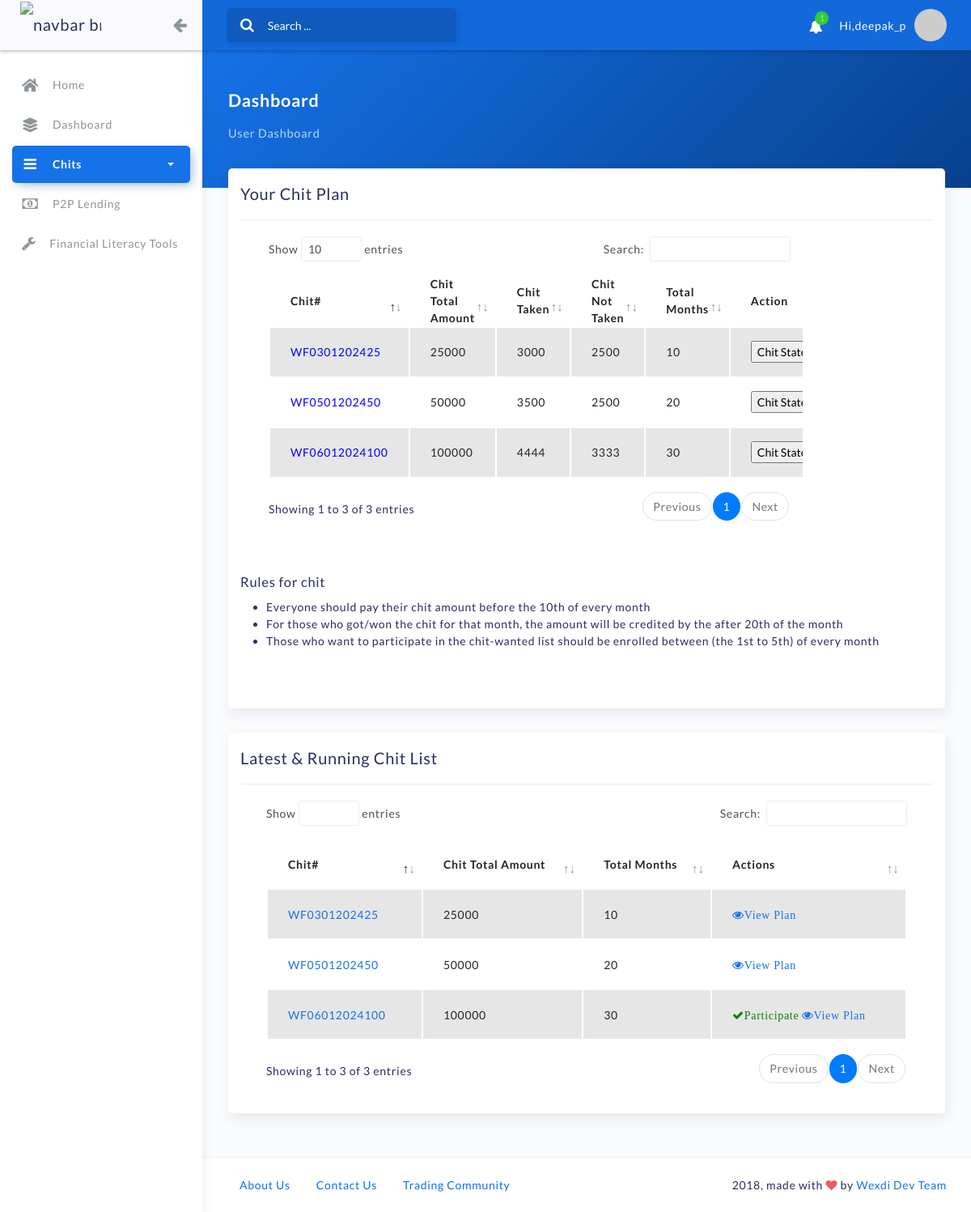
Page /dashboard (signed in) on the committed database.
### chit/models.py (models this page shows, shortened)
class CustomerChitPlan(models.Model):
  customer_chit_details = models.ForeignKey(ChitDetails,on_delete=models.CASCADE)
  customer_name = models.ForeignKey(User,on_delete=models.CASCADE)
  category = models.CharField(max_length=100, choices=CAT, default="Customer", blank=True)

class ChitDetails(models.Model):
  chit_name = models.CharField(max_length=255)
  chit_total_amt = models.CharField(max_length=255)
  chit_taken_amt = models.CharField(max_length=255)
  chit_nottaken_amt = models.CharField(max_length=255)
  chit_isactive = models.BooleanField('Chit Status', default=False)
  chit_total_month_count = models.CharField(max_length=255,blank=True)
  chit_start_from = models.CharField(max_length=255,blank=True)
  chit_duedate_month = models.CharField(max_length=255,blank=True)
  chit_disbursedate_month = models.CharField(max_length=255,blank=True)
  chit_enrolldate_month = models.CharField(max_length=255,blank=True)

### home/views.py (the view)
# urls.py: path('dashboard',views.dashboard,name="dashboard"),
@login_required(login_url="my-login")
def dashboard(request):
    context = {}
    chit_det_obj = CustomerChitPlan.objects.filter(customer_name__id=request.user.id)
    admin_chit_det_obj = CustomerChitPlan.objects.filter(category="Management")
    chit_det_obj_all = ChitDetails.objects.filter(chit_isactive=True)
    chit_count_dict = {}
    for cdo in chit_det_obj_all:
        get_count = CustomerChitPlan.objects.filter(customer_chit_details=cdo)
        chit_count_dict[cdo.id] = len(get_count)
    plan_details_dict = {}
    for cdo in chit_det_obj:
        obj = MonthWiseChitDetails.objects.filter(chit_details__id=cdo.customer_chit_details.id)
        plan_details_dict[cdo.customer_chit_details.id] = obj
    plan_details_dict_all = {}
    for cdo in chit_det_obj_all:
        obj = MonthWiseChitDetails.objects.filter(chit_details__id=cdo.id)
        plan_details_dict_all[cdo.id] = obj
    user_count_obj = User.objects.all().count()
    ie_obj = IncomeExpenses.objects.all()
    income_list = []
    expense_list = []
    for ieo in ie_obj:
        income_list.append(ieo.income)
        expense_list.append(ieo.expense)
    income_total = 0
    expense_total = 0
    for ele in range(0, len(income_list)):
        income_total = income_total + income_list[ele]
    for ele in range(0, len(expense_list)):
        expense_total = expense_total + expense_list[ele]
    subscriber_obj_count = UserSocialAuth.objects.all().count()
    lspin_obj = LotterySpinList.objects.latest('id')
    ccpd_obj = CustomerChitPaymentDetails.objects.all()
    statement_user_payment = CustomerChitPaymentDetails.objects.filter(customer_details__id=request.user.id)
    user_cpn_obj = ChitPaymentNotification.objects.filter(is_active=True,user_of_chit__id=request.user.id)
    user_cpn_obj_count = len(user_cpn_obj)
    cpn_obj = ChitPaymentNotification.objects.filter(is_active=True)
    context = {"statement_user_payment":statement_user_payment,
                "user_cpn_obj_count":user_cpn_obj_count,
                "user_cpn_obj":user_cpn_obj,
                "cpn_obj":cpn_obj,
                "admin_chit_det_obj":admin_chit_det_obj,
                "ccpd_obj":ccpd_obj,
                "lspin_obj":lspin_obj,
                "subscriber_obj_count":subscriber_obj_count,
                "income":income_total,
                "expense":expense_total,
                "user_count_obj":user_count_obj,
                "chit_det_obj_all_count":chit_det_obj_all.count(),
                'chit_det_obj':chit_det_obj,
                'chit_count_dict':chit_count_dict,
                'plan_details_dict':plan_details_dict,
                'chit_det_obj_all':chit_det_obj_all,
                'plan_details_dict_all':plan_details_dict_all}
    return render(request, 'home/index.html',context)

### home/templates/home/index.html
{% extends "home/base.html" %}
{% block content %}
{% if request.user.is_superuser %}
{% include 'home/admin_dashboard.html' %}
{% else %}
{% include 'home/user_dashboard.html' %}
{% endif %}
{% endblock %}

### home/templates/home/nav.html (shortened to what this page needs)
<nav class="navbar navbar-header navbar-expand-lg" data-background-color="blue2">
    <div class="container-fluid">
        <div class="collapse" id="search-nav">
            <form class="navbar-left navbar-form nav-search mr-md-3">
                <div class="input-group">
                    <div class="input-group-prepend">
                        <button type="submit" class="btn btn-search pr-1">
                        <i class="fa fa-search search-icon"></i>
                        </button>
                    </div>
                    <input type="text" placeholder="Search ..." class="form-control">
                </div>
            </form>
        </div>
        <ul class="navbar-nav topbar-nav ml-md-auto align-items-center">
            {% if user.is_authenticated %}
            <li class="nav-item dropdown hidden-caret">
                <a class="nav-link dropdown-toggle" href="#" id="notifDropdown" role="button" data-toggle="dropdown" aria-haspopup="true" aria-expanded="false">
                <i class="fa fa-bell"></i>
                <span class="notification">{{user_cpn_obj_count}}</span>
                </a>
            </li>
            <li class="nav-item dropdown hidden-caret">
               <font color=white> Hi,{{request.user}}</font>
            </li>
            <li class="nav-item dropdown hidden-caret">
                <a class="dropdown-toggle profile-pic" data-toggle="dropdown" href="#" aria-expanded="false">
                    <div class="avatar-sm">
                        <img src="https://via.placeholder.com/50" alt="..." class="avatar-img rounded-circle">
                    </div>
                </a>
            {% endif %}
            </li>
        </ul>
    </div>
</nav>

### home/templates/home/indexchitplan.html (shortened to what this page needs)
<div class="card">
								<div class="card-header">
									<div class="card-head-row card-tools-still-right">
										<h4 class="card-title">Your Chit Plan </h4>
									</div>
								</div>
								<div class="card-body">
									<div class="row">
										<div class="col-md-10">
											<div class="table-responsive table-hover table-sales">
										<table id="basic-datatables12" class="display table table-striped table-hover" >
													<thead>
													    <tr>
													        <th>Chit#</th>
													         <th>Chit Total Amount</th>
													          <th>Chit Taken</th>
													           <th>Chit Not Taken</th>
													            <th>Total Months</th>
													            <th>Action</th>
													    </tr>
													    </thead>
													    <tbody>
													    {% if request.user.is_superuser %}
													     {% for i in admin_chit_det_obj %}
    														<tr>
    															<td>
    															<font color=blue>{{i.customer_chit_details.chit_name}}</font>
    															</td>
<td>
    {{i.customer_name}}
    </td>
    <td>
    															{{i.customer_chit_details.chit_total_amt}}
    															</td>
    <td>
    															{{i.customer_chit_details.chit_taken_amt}}
    															</td>
      <td>
    															{{i.customer_chit_details.chit_nottaken_amt}}
    															</td>
    <td>
    															{{i.customer_chit_details.chit_total_month_count}}
    															</td>
    														</tr>
    														{% endfor %}
													    {% else %}
    													    {% for i in chit_det_obj %}
    														<tr>
    															<td>
    															<font color=blue>{{i.customer_chit_details.chit_name}}</font>
    															</td>
    <td>
    															{{i.customer_chit_details.chit_total_amt}}
    															</td>
    <td>
    															{{i.customer_chit_details.chit_taken_amt}}
    															</td>
      <td>
    															{{i.customer_chit_details.chit_nottaken_amt}}
    															</td>
    <td>
    															{{i.customer_chit_details.chit_total_month_count}}
    															</td>
<td><form action="{% url 'chit_statement' %}" method="POST">
    <input type=submit value="Chit Statement">
</form></td>
    														</tr>
    														{% endfor %}
    													{% endif %}
													</tbody>
												</table>
											</div>
										</div>
										<div class="col-md-6">
										</div>
									</div>
								</div>
							</div>

### home/templates/home/indexallchitplan.html (shortened to what this page needs)
<div class="card">
    <div class="card-header">
        <div class="card-head-row card-tools-still-right">
            <h4 class="card-title">Latest & Running Chit List </h4>
        </div>
    </div>
    <div class="card-body">
        <div class="row">
            <div class="col-md-14">
                <div class="table-responsive table-hover table-sales">
                    <table id="add-row123" class="display table table-striped table-hover" >
                        <thead>
                            <tr>
                                <th>Chit#</th>
                                <th>Chit Total Amount</th>
                                <th>Total Months</th>
                                <th>Actions</th>
                            </tr>
                        </thead>
                        <tbody>
                            {% for i in chit_det_obj_all %}
                            <tr>
                                <td>
                                    <a href="">{{i.chit_name}}</a>
                                </td>
                                <td>
                                    {{i.chit_total_amt}}
                                </td>
                                <td>
                                    {{i.chit_total_month_count}}
                                </td>
                                <td>
                                    {% for k,v in chit_count_dict.items %}
                                        {% if k == i.id %}
                                            {% if v <= 5 %}
                                                <a href="" class="likebutton"><i style="color:green" class="fa fa-check" aria-hidden="true" title="Participate In Chit">Participate</i></a>
                                               <a href="/get_chit_plan/{{i.id}}/" target="_blank"><i class="fa fa-eye" aria-hidden="true" title="View Chit Plan">View Plan</i></a>
                                            {% elif v < cdo.chit_month %}
                                                <a href="" class="likebutton"><i style="color:green" class="fa fa-check" aria-hidden="true" title="Participate In Chit">Participate</i></a>
                                              <a href="/get_chit_plan/{{i.id}}/" target="_blank"><i class="fa fa-eye" aria-hidden="true" title="View Chit Plan">View Plan</i></a>
                                            {% elif cdo.chit_month == cdo.chit_month %}
                                                <a href="/get_chit_plan/{{i.id}}/" target="_blank"> <i class="fa fa-eye" aria-hidden="true" title="View Chit Plan">View Plan</i></a>
                                            {% endif %}
                                        {% endif %}
                                    {% endfor %}
                                </td>
                            </tr>
                            {% endfor %}
                        </tbody>
                    </table>
                </div>
            </div>
        </div>
    </div>
</div>

### rows in the picture
CustomerChitPlan: customer_chit_details.chit_name "WF0301202425", customer_chit_details.chit_total_amt "25000", customer_chit_details.chit_taken_amt "3000", customer_chit_details.chit_nottaken_amt "2500", customer_chit_details.chit_total_month_count "10"
CustomerChitPlan: customer_chit_details.chit_name "WF0501202450", customer_chit_details.chit_total_amt "50000", customer_chit_details.chit_taken_amt "3500", customer_chit_details.chit_nottaken_amt "2500", customer_chit_details.chit_total_month_count "20"
CustomerChitPlan: customer_chit_details.chit_name "WF06012024100", customer_chit_details.chit_total_amt "100000", customer_chit_details.chit_taken_amt "4444", customer_chit_details.chit_nottaken_amt "3333", customer_chit_details.chit_total_month_count "30"
ChitDetails: chit_name "WF0301202425", chit_total_amt "25000", chit_total_month_count "10"
ChitDetails: chit_name "WF0501202450", chit_total_amt "50000", chit_total_month_count "20"
ChitDetails: chit_name "WF06012024100", chit_total_amt "100000", chit_total_month_count "30"

### other values in the picture
{{ user_cpn_obj_count }} "1"
{{ request.user }} "deepak_p"
